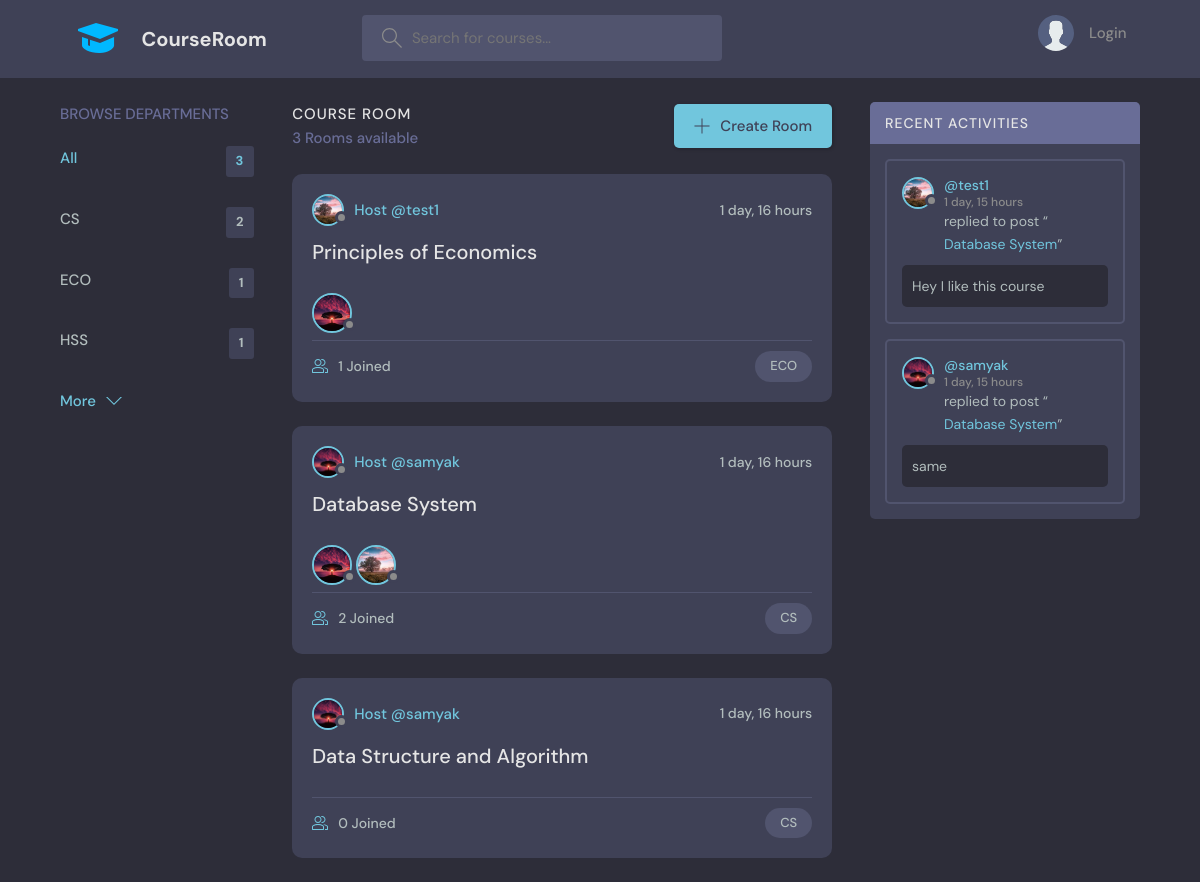
/?q=CS, run on the app's committed database.
### base/models.py (models this page shows, shortened)
class Topic(models.Model):
    name=models.CharField(max_length=200)

class Room(models.Model):
    host=models.ForeignKey(User, on_delete=models.SET_NULL,null=True)
    topic=models.ForeignKey(Topic, on_delete=models.SET_NULL,null=True)
    name= models.CharField(max_length=200)
    description= models.TextField(null=True, blank= True)
    participants=models.ManyToManyField(User, related_name= 'participants',blank=True )
    updated = models.DateTimeField(auto_now=True)
    created= models.DateTimeField(auto_now_add=True)
    class Meta:
        ordering=['-updated', '-created']
    def __str__(self):
        return self.name

class User(AbstractUser):
    name= models.CharField(max_length=200, null=True)
    email= models.EmailField(unique=True,null=True)
    bio= models.TextField(null=True)
    avatar= models.ImageField(null = True, default="avatar.svg")
    USERNAME_FIELD= 'email'
    REQUIRED_FIELDS= []

class Message(models.Model):
    user= models.ForeignKey(User, on_delete= models.CASCADE)
    room= models.ForeignKey(Room, on_delete=models.CASCADE)
    body= models.TextField()
    updated = models.DateTimeField(auto_now=True)
    created= models.DateTimeField(auto_now_add=True)
    class Meta:
        ordering=['updated', 'created']

### base/views.py (the view)
# urls.py: path('', views.home, name="home"),
def home(request):
    q= request.GET.get('q')  if request.GET.get('q')!= None else ''
    rooms = Room.objects.filter(
        Q(topic__name__icontains=q) |
        Q(name__icontains=q)|
        Q(description__icontains=q)
        )
    topics= Topic.objects.all()[0:5]
    room_count=rooms.count()
    room_messages=Message.objects.filter(Q(room__topic__name__icontains=q))
    context={'rooms': rooms, 'topics': topics, 'room_count':room_count, 'room_messages':room_messages,}
    return render(request, 'base/home.html',context)

### base/templates/base/home.html (shortened to what this page needs)
{% extends 'main.html' %}
{% block content %}
<main class="layout layout--3">
  <div class="container">
    {% include 'base/topic_component.html' %}
    <div class="roomList">
      <div class="roomList__header">
        <div>
          <h2>Course Room</h2>
          <p>{{room_count}} Rooms available</p>
        </div>
        <a class="btn btn--main" href="{% url 'create-room' %}">
          <svg version="1.1" xmlns="http://www.w3.org/2000/svg" width="32" height="32" viewBox="0 0 32 32">
            <title>add</title>
            <path
              d="M16.943 0.943h-1.885v14.115h-14.115v1.885h14.115v14.115h1.885v-14.115h14.115v-1.885h-14.115v-14.115z">
            </path>
          </svg>
          Create Room
        </a>
      </div>
      {% include 'base/feed_component.html' %}
    </div>
    {% include 'base/activity_component.html' %}
  </div>
</main>
{% endblock %}

### base/templates/base/topic_component.html
<div class="topics">
    <div class="topics__header">
      <h2>Browse Departments</h2>
    </div>
    <ul class="topics__list">
      <li>
        <a href="{% url 'home' %}" class="active">All <span>{{topics.count}}</span></a>
      </li>
      {% for topic in topics %}
      <li>
        <a href="{% url 'home' %}?q={{topic.name}}">{{topic.name}} <span>{{topic.room_set.all.count}}</span></a>
      </li>
      {% endfor %}
    </ul>
    <a class="btn btn--link" href="{% url 'topics' %}">
      More
      <svg version="1.1" xmlns="http://www.w3.org/2000/svg" width="32" height="32" viewBox="0 0 32 32">
        <title>chevron-down</title>
        <path d="M16 21l-13-13h-3l16 16 16-16h-3l-13 13z"></path>
      </svg>
    </a>
  </div>

### base/templates/base/feed_component.html (shortened to what this page needs)
{% for room in rooms %}
<div class="roomListRoom">
    <div class="roomListRoom__header">
      <a href="{% url 'user-profile' room.host.id %}" class="roomListRoom__author">
        <div class="avatar avatar--small">
          <img src="{{room.host.avatar.url}}" />
        </div>
        <span>Host @{{room.host.username}}</span>
      </a>
      <div class="roomListRoom__actions">
        <span>{{room.created|timesince}}</span>
      </div>
    </div>
    <div class="roomListRoom__content">
      <a href="{% url 'room' room.id %}">{{room.name}}</a>
      <br>
    </div>
    {% for user in room.participants.all %}
    <a href="{% url 'user-profile' user.id %}">
      <div class="avatar avatar--medium">
        <img src="{{user.avatar.url}}" />
      </div>
    </a>
    {% endfor %}
    <div class="roomListRoom__meta">
      <a href="{% url 'room' room.id %}" class="roomListRoom__joined">
        {{room.participants.all.count}} Joined
      </a>
      <p class="roomListRoom__topic">{{room.topic.name}}</p>
    </div>
  </div>
{% endfor %}

### base/templates/base/activity_component.html (shortened to what this page needs)
<div class="activities">
    <div class="activities__header">
        <h2>Recent Activities</h2>
    </div>
    {% for message in room_messages %}
    <div class="activities__box">
        <div class="activities__boxHeader roomListRoom__header">
            <a href="{% url 'user-profile' message.user.id %}" class="roomListRoom__author">
                <div class="avatar avatar--small">
                    <img src="{{message.user.avatar.url}}" />
                </div>
                <p>
                    @{{message.user.username}}
                    <span>{{message.created|timesince}}</span>
                </p>
            </a>
        </div>
        <div class="activities__boxContent">
            <p>replied to post “<a href="{% url 'room' message.room.id %}">{{message.room}}</a>”</p>
            <div class="activities__boxRoomContent">
                {{message.body}}
            </div>
        </div>
    </div>
    {% endfor %}
</div>

### data on the page
Topic: name "CS", room_set.all.count "2"
Topic: name "ECO", room_set.all.count "1"
Topic: name "HSS", room_set.all.count "1"
Room: host.avatar (picture), host.username "test1", created "1 day, 16 hours", name "Principles of Economics", participants.all.count "1", topic.name "ECO"
User: avatar (picture)
Room: host.avatar (picture), host.username "samyak", created "1 day, 16 hours", name "Database System", participants.all.count "2", topic.name "CS"
User: avatar (picture)
Room: host.avatar (picture), host.username "samyak", created "1 day, 16 hours", name "Data Structure and Algorithm", participants.all.count "0", topic.name "CS"
Message: user.avatar (picture), user.username "test1", created "1 day, 15 hours", room "Database System", body "Hey I like this course"
Message: user.avatar (picture), user.username "samyak", created "1 day, 15 hours", room "Database System", body "same"

### other printed values
{{ topics.count }} "3"
{{ room_count }} "3"
